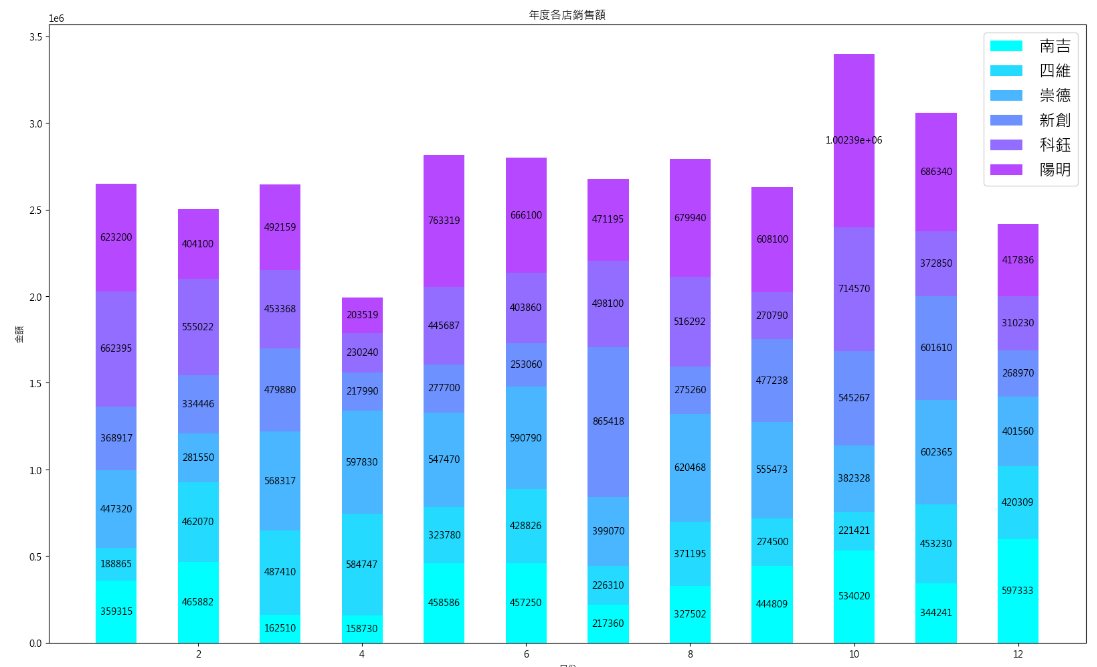

Here is the Python script that generated this plot:
import pandas as pd
import matplotlib.pyplot as plt
import matplotlib
import numpy as np

file = r"銷售業績.xlsx"
df = pd.read_excel(file)
df['年'] = df['日期'].dt.year
df['月'] = df['日期'].dt.month
df['日'] = df['日期'].dt.day
df1 = df.pivot_table(index="月", columns='店名', values='小計', aggfunc='sum')
print(df1.iloc[:, 0])
# draw map
plt.rcParams["axes.prop_cycle"] = plt.cycler(
    color=["#4C2A85", "#BE96FF", "#957DAD", "#5E366E", "#A98CCC"])
matplotlib.rc('font', family='Microsoft JhengHei')
fig1, ax1 = plt.subplots(figsize=(20, 12))
cmap = plt.colormaps["cool"]
color_bar = cmap(np.linspace(0, 1, 15))
bottom = 0
for n in range(6):
    p = ax1.bar(df1.index, df1.iloc[:, n], color=color_bar[n * 2], width=0.5, bottom=bottom)
    bottom += df1.iloc[:, n]
    ax1.bar_label(p, label_type='center')

ax1.set_title("年度各店銷售額")
ax1.set_xlabel("月份")
ax1.set_ylabel("金額")
plt.legend(df1, fontsize="xx-large")
plt.show()
